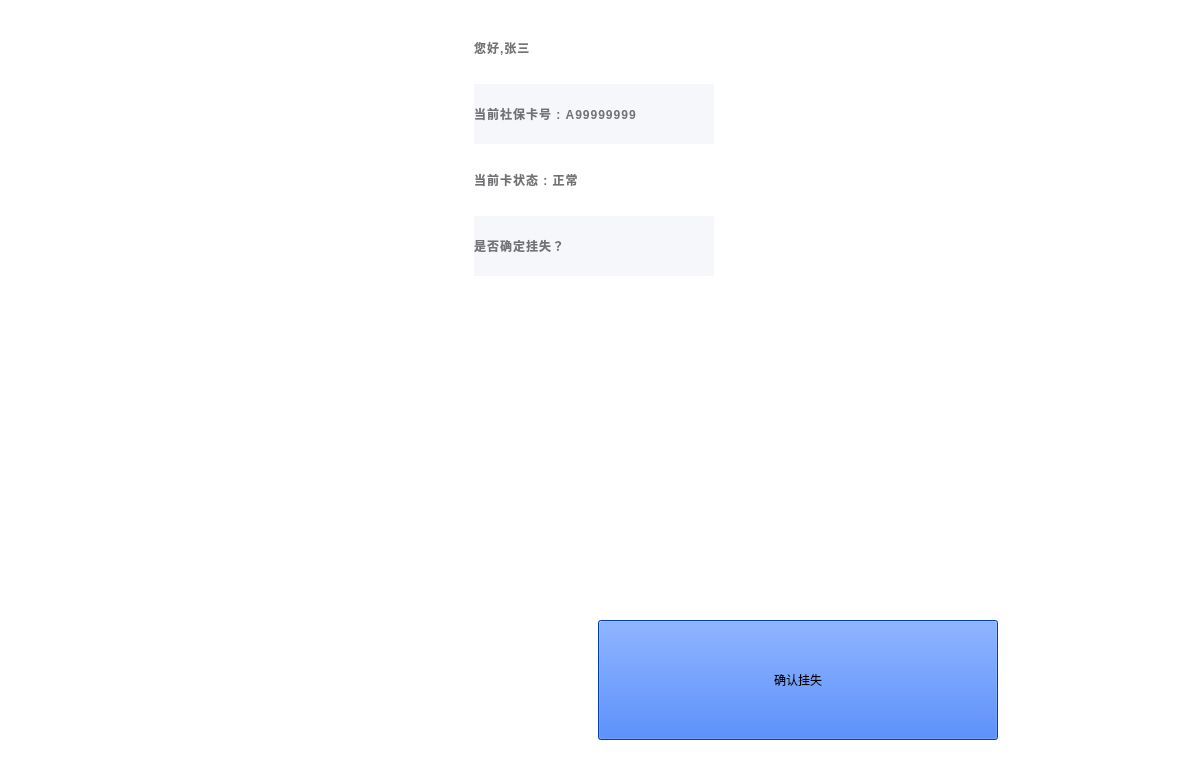
<?xml version="1.0" encoding="UTF-8"?>
<ui version="4.0">
 <class>rl_EnsureInformation</class>
 <widget class="QWidget" name="rl_EnsureInformation">
  <property name="geometry">
   <rect>
    <x>0</x>
    <y>0</y>
    <width>1187</width>
    <height>764</height>
   </rect>
  </property>
  <property name="minimumSize">
   <size>
    <width>1187</width>
    <height>0</height>
   </size>
  </property>
  <property name="maximumSize">
   <size>
    <width>1187</width>
    <height>16777215</height>
   </size>
  </property>
  <property name="windowTitle">
   <string>Form</string>
  </property>
  <property name="styleSheet">
   <string notr="true">background-color: rgb(255, 255, 255);</string>
  </property>
  <layout class="QVBoxLayout" name="verticalLayout_2" stretch="1,4,0,1,2">
   <item>
    <spacer name="verticalSpacer_2">
     <property name="orientation">
      <enum>Qt::Vertical</enum>
     </property>
     <property name="sizeHint" stdset="0">
      <size>
       <width>20</width>
       <height>40</height>
      </size>
     </property>
    </spacer>
   </item>
   <item>
    <layout class="QHBoxLayout" name="horizontalLayout_2">
     <item>
      <spacer name="horizontalSpacer_3">
       <property name="orientation">
        <enum>Qt::Horizontal</enum>
       </property>
       <property name="sizeHint" stdset="0">
        <size>
         <width>40</width>
         <height>20</height>
        </size>
       </property>
      </spacer>
     </item>
     <item>
      <layout class="QVBoxLayout" name="verticalLayout">
       <item>
        <widget class="QLabel" name="label_Hello">
         <property name="minimumSize">
          <size>
           <width>240</width>
           <height>60</height>
          </size>
         </property>
         <property name="maximumSize">
          <size>
           <width>16777215</width>
           <height>60</height>
          </size>
         </property>
         <property name="styleSheet">
          <string notr="true">font-weight: bold;
line-height: 44px;
letter-spacing: 1px;
color: #727275;
font: 57 42px &quot;思源黑体 CN Medium&quot;;</string>
         </property>
         <property name="text">
          <string>您好,张三</string>
         </property>
         <property name="alignment">
          <set>Qt::AlignLeading|Qt::AlignLeft|Qt::AlignVCenter</set>
         </property>
        </widget>
       </item>
       <item>
        <widget class="QLabel" name="label_SSCard">
         <property name="minimumSize">
          <size>
           <width>240</width>
           <height>60</height>
          </size>
         </property>
         <property name="maximumSize">
          <size>
           <width>16777215</width>
           <height>60</height>
          </size>
         </property>
         <property name="styleSheet">
          <string notr="true">font-weight: bold;
line-height: 44px;
letter-spacing: 1px;
color: #727275;
font: 57 42px &quot;思源黑体 CN Medium&quot;;
background-color: #f6f7fb;</string>
         </property>
         <property name="text">
          <string>当前社保卡号 : A99999999</string>
         </property>
         <property name="alignment">
          <set>Qt::AlignLeading|Qt::AlignLeft|Qt::AlignVCenter</set>
         </property>
        </widget>
       </item>
       <item>
        <widget class="QLabel" name="label_CardStatus">
         <property name="minimumSize">
          <size>
           <width>240</width>
           <height>60</height>
          </size>
         </property>
         <property name="maximumSize">
          <size>
           <width>16777215</width>
           <height>60</height>
          </size>
         </property>
         <property name="styleSheet">
          <string notr="true">font-weight: bold;
line-height: 44px;
letter-spacing: 1px;
color: #727275;
font: 57 42px &quot;思源黑体 CN Medium&quot;;</string>
         </property>
         <property name="text">
          <string>当前卡状态 : 正常</string>
         </property>
         <property name="alignment">
          <set>Qt::AlignLeading|Qt::AlignLeft|Qt::AlignVCenter</set>
         </property>
        </widget>
       </item>
       <item>
        <widget class="QLabel" name="label_Ensure">
         <property name="minimumSize">
          <size>
           <width>240</width>
           <height>60</height>
          </size>
         </property>
         <property name="maximumSize">
          <size>
           <width>16777215</width>
           <height>60</height>
          </size>
         </property>
         <property name="styleSheet">
          <string notr="true">font-weight: bold;
line-height: 44px;
letter-spacing: 1px;
color: #727275;
font: 57 42px &quot;思源黑体 CN Medium&quot;;
background-color: #f6f7fb;</string>
         </property>
         <property name="text">
          <string>是否确定挂失？</string>
         </property>
         <property name="alignment">
          <set>Qt::AlignLeading|Qt::AlignLeft|Qt::AlignVCenter</set>
         </property>
        </widget>
       </item>
      </layout>
     </item>
     <item>
      <spacer name="horizontalSpacer_4">
       <property name="orientation">
        <enum>Qt::Horizontal</enum>
       </property>
       <property name="sizeHint" stdset="0">
        <size>
         <width>40</width>
         <height>20</height>
        </size>
       </property>
      </spacer>
     </item>
    </layout>
   </item>
   <item>
    <spacer name="verticalSpacer_3">
     <property name="orientation">
      <enum>Qt::Vertical</enum>
     </property>
     <property name="sizeType">
      <enum>QSizePolicy::Fixed</enum>
     </property>
     <property name="sizeHint" stdset="0">
      <size>
       <width>20</width>
       <height>338</height>
      </size>
     </property>
    </spacer>
   </item>
   <item>
    <layout class="QHBoxLayout" name="horizontalLayout">
     <item>
      <spacer name="horizontalSpacer">
       <property name="orientation">
        <enum>Qt::Horizontal</enum>
       </property>
       <property name="sizeType">
        <enum>QSizePolicy::Fixed</enum>
       </property>
       <property name="sizeHint" stdset="0">
        <size>
         <width>587</width>
         <height>20</height>
        </size>
       </property>
      </spacer>
     </item>
     <item>
      <widget class="QPushButton" name="pushButton_OK">
       <property name="minimumSize">
        <size>
         <width>400</width>
         <height>120</height>
        </size>
       </property>
       <property name="styleSheet">
        <string notr="true">image-position: left;
padding-left: 2px;
padding-right: 2px;
font-size: 12px;
font: 48pt &quot;Microsoft YaHei UI&quot;;
color: rgb(0, 0, 0);
background-color: rgb(0, 85, 255);</string>
       </property>
       <property name="text">
        <string>确认挂失</string>
       </property>
      </widget>
     </item>
     <item>
      <spacer name="horizontalSpacer_2">
       <property name="orientation">
        <enum>Qt::Horizontal</enum>
       </property>
       <property name="sizeHint" stdset="0">
        <size>
         <width>40</width>
         <height>20</height>
        </size>
       </property>
      </spacer>
     </item>
    </layout>
   </item>
   <item>
    <spacer name="verticalSpacer">
     <property name="orientation">
      <enum>Qt::Vertical</enum>
     </property>
     <property name="sizeHint" stdset="0">
      <size>
       <width>20</width>
       <height>40</height>
      </size>
     </property>
    </spacer>
   </item>
  </layout>
 </widget>
 <resources/>
 <connections/>
</ui>
